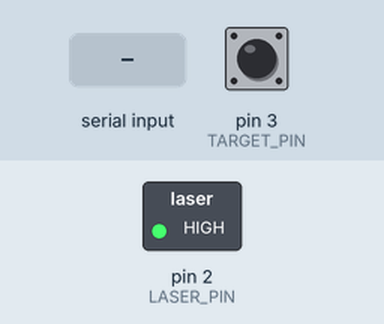
The sketch below on a simulated Arduino Uno, built with avr-gcc and run on an emulated ATmega328P. Parts: switched loads named in the sketch (green lamp = pin HIGH). The inputs (shaded band) are chosen by the test bench; at power-on: pin 3 (TARGET_PIN) HIGH. What the sketch prints to the serial monitor is not drawn.

Above: at 1.2 s.
1.3 s: pin 3 (TARGET_PIN) pulled LOW for 0.15 s
At 1.9 s:
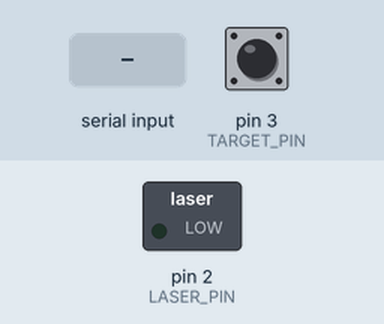
2.9 s: byte 30 received over Serial
At 4.0 s:
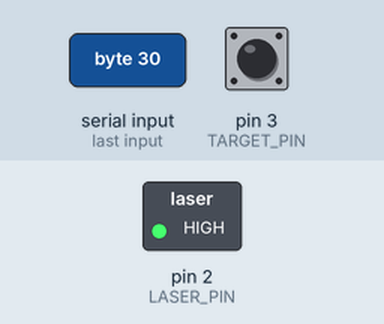
4.4 s: pin 3 (TARGET_PIN) pulled LOW for 1 s
At 5.5 s:
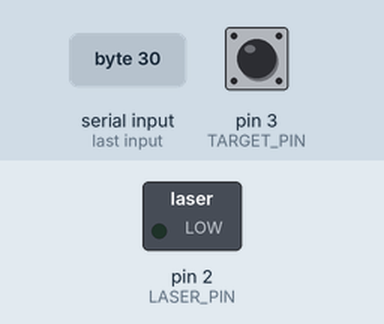
6.9 s: byte 90 received over Serial
At 8.1 s:
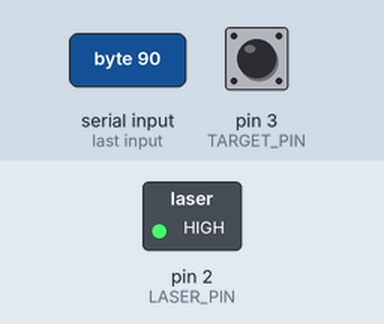
8.4 s: pin 3 (TARGET_PIN) pulled LOW for 3.2 s
At 9.7 s:
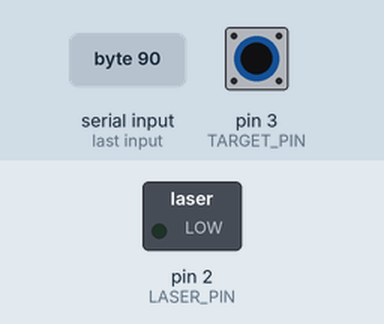
Timing chart, 0 to 11.4 s (numbered marks = the images above; inputs shaded):
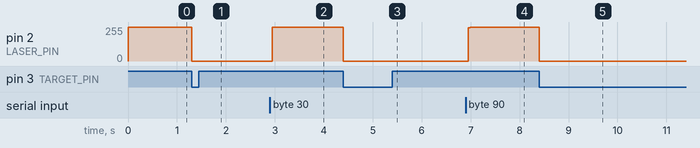

The sketch:

auroraLink201Invert_TX.ino
```cpp
/* * PROJECT:  Aurora-Link v200-TX (Inverted TTL)
 * STRATEGY: Idle-High (Laser Off) / Active-Low (Laser On)
 * FILE:     auroraLink200_TX_Inverted.ino
 * COMPILED: Mar 04, 2026 | 10:15:00
 */

uint32_t userBaud = 9600;
const int LASER_PIN  = 2;
const int TARGET_PIN = 3;

uint32_t bitTime;
unsigned long lastByteTime = 0;
bool laserAwake = false;

// Hamming stays the same - we flip the physics at the digitalWrite level
uint8_t encodeHamming(uint8_t d) {
  bool d1 = (d >> 3) & 0x01; bool d2 = (d >> 2) & 0x01;
  bool d3 = (d >> 1) & 0x01; bool d4 = (d >> 0) & 0x01;
  bool p1 = d1 ^ d2 ^ d4; bool p2 = d1 ^ d3 ^ d4; bool p3 = d2 ^ d3 ^ d4;
  return (p1 << 6) | (p2 << 5) | (d1 << 4) | (p3 << 3) | (d2 << 2) | (d3 << 1) | d4;
}

void sendFrame(uint8_t frame) {
  // START BIT: Inverted logic means Laser ON = LOW
  digitalWrite(LASER_PIN, LOW);
  delayMicroseconds(bitTime);

  for (int i = 6; i >= 0; i--) {
    // If bit is 1 (Light), Pin is LOW. If bit is 0 (Dark), Pin is HIGH.
    digitalWrite(LASER_PIN, (frame >> i) & 0x01 ? LOW : HIGH);
    delayMicroseconds(bitTime);
  }

  // STOP BIT: Laser OFF = HIGH
  digitalWrite(LASER_PIN, HIGH);
  delayMicroseconds(bitTime);
}

void setup() {
  bitTime = 1000000 / userBaud;
  Serial.begin(115200);

  pinMode(LASER_PIN, OUTPUT);
  pinMode(TARGET_PIN, INPUT_PULLUP);

  // INITIAL STATE: HIGH = Laser OFF for your driver
  digitalWrite(LASER_PIN, HIGH);

  Serial.println(F("========================================"));
  Serial.println(F("PROJECT: AURORA-LINK v200-TX (INVERTED)"));
  Serial.print(F("FILE:    ")); Serial.println(F(__FILE__));
  Serial.print(F("DATE:    ")); Serial.println(F(__DATE__));
  Serial.print(F("TIME:    ")); Serial.println(F(__TIME__));
  Serial.println(F("LOGIC:   HIGH=OFF, LOW=ON (TTL Inverted)"));
  Serial.println(F("========================================"));
}

void loop() {
  // 1. TARGETING OVERRIDE: Ground Pin 3 to Force Laser ON (LOW)
  if (digitalRead(TARGET_PIN) == LOW) {
    digitalWrite(LASER_PIN, LOW);
    return;
  }

  if (Serial.available()) {
    if (!laserAwake) {
      digitalWrite(LASER_PIN, LOW); // Wake Up (Laser ON)
      delay(10);
      laserAwake = true;
    }

    uint8_t in = Serial.read();
    sendFrame(encodeHamming(in >> 4));
    sendFrame(encodeHamming(in & 0x0F));
    lastByteTime = millis();
  }

  // 3. AUTO-SLEEP: Return to HIGH (Laser OFF)
  if (laserAwake && (millis() - lastByteTime > 50)) {
    digitalWrite(LASER_PIN, HIGH);
    laserAwake = false;
  }
}
```

Measured:
- after the input at 1.3 s, pin 2 (LASER_PIN): 255/255 → 0/255 at once
- after the input at 2.9 s, pin 2 (LASER_PIN): 0/255 → 255/255 after 0.05 s
- after the input at 4.4 s, pin 2 (LASER_PIN): 255/255 → 0/255 at once
- after the input at 6.9 s, pin 2 (LASER_PIN): 0/255 → 255/255 after 0.05 s
- after the input at 8.4 s, pin 2 (LASER_PIN): 255/255 → 0/255 at once
